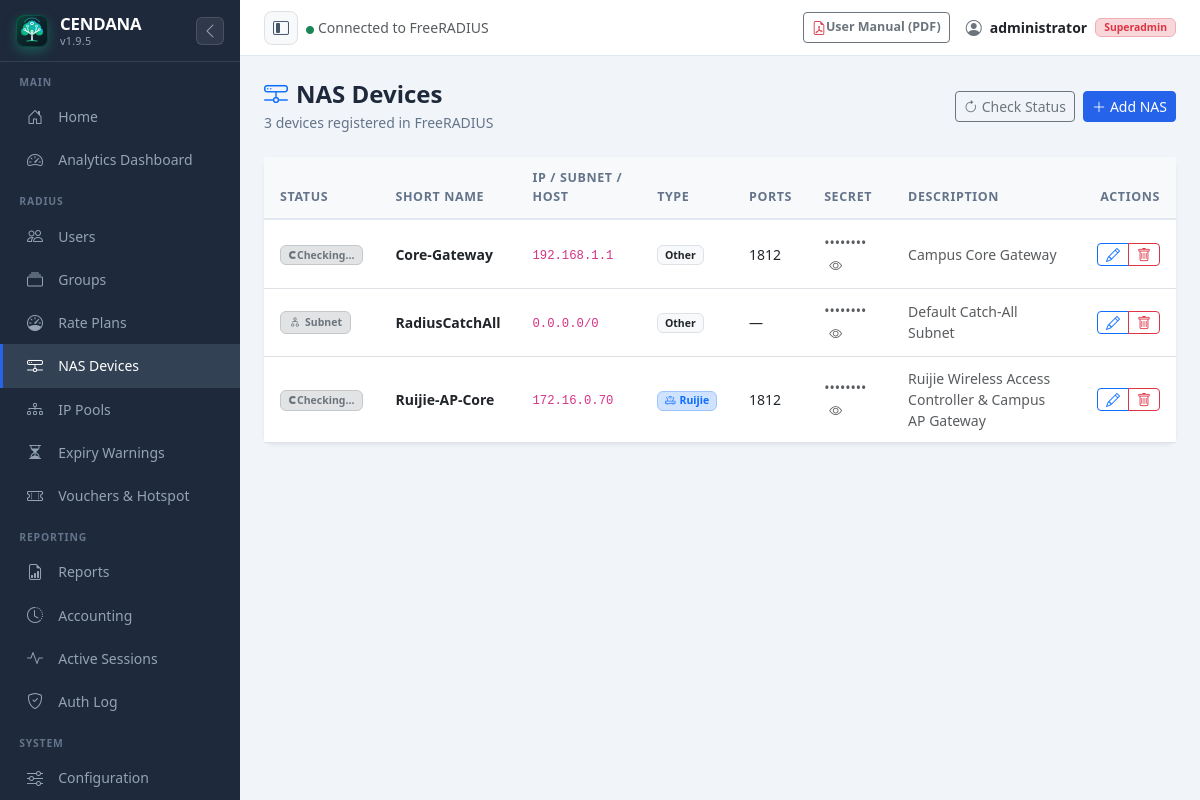
Screenshot of /nas.php (signed in) with the database file from the repository.
### tables this page shows
CREATE TABLE IF NOT EXISTS `nas` (
  `id` int(10) NOT NULL AUTO_INCREMENT,
  `nasname` varchar(128) NOT NULL,
  `shortname` varchar(32) DEFAULT NULL,
  `type` varchar(30) DEFAULT 'other',
  `ports` int(5) DEFAULT NULL,
  `secret` varchar(60) NOT NULL DEFAULT 'secret',
  `server` varchar(64) DEFAULT NULL,
  `community` varchar(50) DEFAULT NULL,
  `description` varchar(200) DEFAULT 'RADIUS Client',
  PRIMARY KEY (`id`),
  KEY `nasname` (`nasname`)
);

### includes/functions.php (called while the page is built, shortened)
<?php
function sanitize($input) {
    return htmlspecialchars(strip_tags(trim((string)$input)), ENT_QUOTES, 'UTF-8');
}

### nas.php (the view, shortened to what this page needs)
<?php
$db = getDB();
$nas = $db->query("SELECT id, nasname, shortname, type, ports, secret, description FROM nas ORDER BY shortname, nasname")->fetchAll();
$cache = $_SESSION['nas_status_cache'] ?? [];
$nasStatuses = [];
foreach ($nas as $n) {
    $id = (int)$n['id'];
    $host = trim($n['nasname'] ?? '');
    if (str_contains($host, '/') || $host === '0.0.0.0') {
        $nasStatuses[$id] = [
            'type'    => 'wildcard',
            'status'  => 'wildcard',
            'label'   => 'Subnet / Any',
            'latency' => 0
        ];
        continue;
    }
    if (isset($cache[$host]) && isset($cache[$host]['time']) && (time() - $cache[$host]['time'] < 120)) {
        $nasStatuses[$id] = $cache[$host];
    } else {
        $nasStatuses[$id] = null;
    }
}
include __DIR__ . '/includes/header.php';
?>
<div class="page-header d-flex flex-wrap align-items-center justify-content-between gap-2">
    <div>
        <h4><i class="bi bi-hdd-network me-2 text-primary"></i>NAS Devices</h4>
        <p><?= count($nas) ?> devices registered in FreeRADIUS</p>
    </div>
    <div class="d-flex gap-2">
        <button type="button" id="btnRefreshStatus" class="btn btn-outline-secondary btn-sm" onclick="triggerStatusProbe(true)" title="Re-check status of all NAS devices">
            <i class="bi bi-arrow-clockwise me-1" id="refreshIcon"></i><span id="refreshText">Check Status</span>
        </button>
        <a href="nas-add.php" class="btn btn-primary btn-sm">
            <i class="bi bi-plus-lg me-1"></i>Add NAS
        </a>
    </div>
</div>
<div class="card shadow-sm border-0">
    <div class="card-body p-0">
        <div class="table-responsive">
        <table class="table table-hover align-middle mb-0">
            <thead class="table-light"><tr>
                <th>Status</th>
                <th>Short Name</th>
                <th>IP / Subnet / Host</th>
                <th>Type</th>
                <th>Ports</th>
                <th>Secret</th>
                <th>Description</th>
                <th class="text-end pe-3">Actions</th>
            </tr></thead>
            <tbody>
            <?php if (empty($nas)): ?>
            <tr><td colspan="8" class="text-center text-muted py-5">
                <i class="bi bi-hdd-network fs-3 d-block mb-2"></i>No NAS devices found
            </td></tr>
            <?php else: foreach ($nas as $n):
                $nid = (int)$n['id'];
                $st = $nasStatuses[$nid] ?? null;
            ?>
            <tr>
                <td>
                    <?php if ($st && $st['status'] === 'online'): ?>
                        <span id="nas_status_badge_<?= $nid ?>" class="badge bg-success-subtle text-success border border-success-subtle d-inline-flex align-items-center gap-1.5 py-1 px-2" title="Host reachable (<?= $st['latency'] ?>ms)">
                            <span class="spinner-grow spinner-grow-sm" style="width:0.45rem;height:0.45rem" role="status"></span>
                            Online
                        </span>
                        <span id="nas_latency_<?= $nid ?>" class="text-muted ms-1 small" style="font-size:.72rem"><?= $st['latency'] ?>ms</span>
                    <?php elseif ($st && $st['status'] === 'wildcard'): ?>
                        <span id="nas_status_badge_<?= $nid ?>" class="badge bg-secondary-subtle text-secondary border border-secondary-subtle d-inline-flex align-items-center gap-1 py-1 px-2" title="Subnet / Wildcard match pattern">
                            <i class="bi bi-diagram-2" style="font-size:.75rem"></i> Subnet
                        </span>
                    <?php else: ?>
                        <span id="nas_status_badge_<?= $nid ?>" class="badge bg-secondary-subtle text-secondary border border-secondary-subtle d-inline-flex align-items-center gap-1.5 py-1 px-2">
                            <span class="spinner-border spinner-border-sm" style="width:0.5rem;height:0.5rem" role="status"></span>
                            Checking...
                        </span>
                    <?php endif; ?>
                </td>
                <td><strong><?= sanitize($n['shortname']) ?></strong></td>
                <td><code><?= sanitize($n['nasname']) ?></code></td>
                <td>
                    <?php if (strtolower($n['type'] ?? '') === 'ruijie'): ?>
                        <span class="badge bg-primary-subtle text-primary border border-primary-subtle"><i class="bi bi-router me-1"></i>Ruijie</span>
                    <?php elseif (strtolower($n['type'] ?? '') === 'mikrotik'): ?>
                        <span class="badge bg-danger-subtle text-danger border border-danger-subtle">MikroTik</span>
                    <?php elseif (strtolower($n['type'] ?? '') === 'cisco'): ?>
                        <span class="badge bg-info-subtle text-info border border-info-subtle">Cisco</span>
                    <?php else: ?>
                        <span class="badge bg-light text-dark border"><?= sanitize(ucfirst($n['type'] ?: 'other')) ?></span>
                    <?php endif; ?>
                </td>
                <td><?= sanitize($n['ports'] ?: '—') ?></td>
                <td>
                    <span class="text-muted" id="secret_<?= (int)$n['id'] ?>">••••••••</span>
                    <button class="btn btn-link btn-sm p-0 ms-1"
                        onclick="toggleSecret(<?= (int)$n['id'] ?>,'<?= htmlspecialchars(addslashes($n['secret'] ?? ''), ENT_QUOTES) ?>')"
                        title="Show secret">
                        <i class="bi bi-eye text-muted" style="font-size:.8rem"></i>
                    </button>
                </td>
                <td class="text-muted small"><?= sanitize($n['description'] ?: '—') ?></td>
                <td class="text-end pe-3">
                    <div class="btn-group btn-group-sm">
                        <a href="nas-edit.php?id=<?= (int)$n['id'] ?>"
                            class="btn btn-outline-primary py-0 px-2" title="Edit">
                            <i class="bi bi-pencil"></i>
                        </a>
                        <button class="btn btn-outline-danger py-0 px-2"
                            onclick="confirmDelete(<?= (int)$n['id'] ?>,'<?= htmlspecialchars(addslashes($n['shortname'] ?? $n['nasname']), ENT_QUOTES) ?>')" title="Delete">
                            <i class="bi bi-trash"></i>
                        </button>
                    </div>
                </td>
            </tr>
            <?php endforeach; endif; ?>
            </tbody>
        </table>
        </div>
    </div>
</div>
<?php
include __DIR__ . '/includes/footer.php';

### includes/header.php (style rules this page uses)
:root { --sidebar-w: 240px; --sidebar-collapsed-w: 68px; --primary: #2563eb; --primary-dark: #1d4ed8; --sidebar-bg: #1e293b; --sidebar-hover: #334155; --sidebar-active: #2563eb; --topbar-h: 56px; }
body { background: #f1f5f9; font-family: 'Segoe UI', sans-serif; }
html { scroll-behavior: smooth; }
* { scrollbar-width: thin; scrollbar-color: #cbd5e1 transparent; }
.sidebar-brand .brand-icon-wrap img, .sidebar-brand .brand-icon-wrap svg { width: 100%; height: 100%; display: block; }
.card { border: 1px solid #e2e8f0; border-radius: 10px; }
.table th { font-size: .78rem; text-transform: uppercase; letter-spacing: .05em; color: #64748b; font-weight: 600; border-bottom: 2px solid #e2e8f0; padding: .75rem 1rem; }
.table td { padding: .7rem 1rem; vertical-align: middle; font-size: .875rem; }
.btn-primary { background: var(--primary); border-color: var(--primary); }
.page-header { margin-bottom: 1.5rem; }
.page-header h4 { font-weight: 700; color: #1e293b; margin: 0; }
.page-header p { color: #64748b; font-size: .875rem; margin: .2rem 0 0; }

### rows the page displays
nas: shortname "Core-Gateway", nasname "192.168.1.1", type "Other", ports "1812", description "Campus Core Gateway"
nas: shortname "RadiusCatchAll", nasname "0.0.0.0/0", type "Other", ports "—", description "Default Catch-All Subnet"
nas: shortname "Ruijie-AP-Core", nasname "172.16.0.70", type "ruijie" (drawn), ports "1812", description "Ruijie Wireless Access Controller & Campus AP Gateway"

### other values shown
APP_NAME "CENDANA"
APP_VERSION "1.9.5"
$_SESSION['admin_name'] "administrator"
getAdminRole() "Superadmin"
count($nas) "3"
